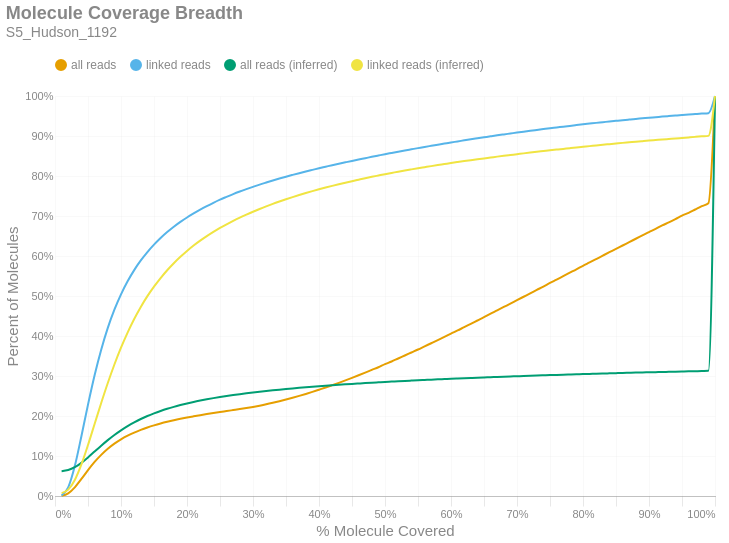

The notebook cell this image was saved under:
### Markdown cell above
### Molecule Read Coverage
This chart shows molecule coverage breadth as computed by the number of bases aligned to that molecule. In other words, "*how much of each unique long molecule is actually sequenced/aligned?*" Keep in mind there is a distinction between sequences and alignments, since some sequences belonging to a particular molecule may not align well and wouldn't appear in the alignment data. This chart also shows molecule coverage breadth as computed by the *inferred fragment* from which the aligned sequences originate. Unlike read coverage, this calculation takes into account the total insert size, including unsequenced gaps between the forward and reverse reads. Like the previous figures, these are cumulative percents.

### Code cell
if SKIPLR:
    print_html(f"Skipped")
else:
    binned_df = consolidated_hist(valids['coverage_bp'], mask, 0.01, True)
    binned_df_inf = consolidated_hist(valids['coverage_inserts'], mask, 0.01, True)
    binned_df = binned_df.with_columns(pl.lit(binned_df_inf['all reads (cumsum)']).alias('all reads (inferred)'))
    binned_df = binned_df.with_columns(pl.lit(binned_df_inf['linked reads (cumsum)']).alias('linked reads (inferred)'))
    binned_df = binned_df.with_columns(
        (pl.col('bin').cast(pl.Float64) + 0.01).alias('right_edge')
    )

    with SafeRender(binned_df):
        (
            density_plot(binned_df, 'Molecule Coverage Breadth', samplename, 'molcov', ['all reads (inferred)','linked reads (inferred)'])
            .encode(
                #x=alt.X('bin:Q', title="% Molecule Covered").axis(format = '%').scale(padding=0),
                x=alt.X('right_edge:Q', title="% Molecule Covered").axis(format='%').scale(padding=0),
                y=alt.Y('value:Q', title='Percent of Molecules')
                    .axis(format='%')
                    .stack(False)
                    .scale(domainMin=0, padding=0),
                color=alt.Color("key:N").scale(domain = ["all reads", "linked reads", "all reads (inferred)", "linked reads (inferred)"]),
                tooltip = [
                    alt.Tooltip("key:N", title = "Data Type"),
                    alt.Tooltip("range_label:N", title="% Molecule Covered"),
                    alt.Tooltip("value:Q", format = ".2%", title="% Molecules")
                ]
            )
        ).display()

### Figure 1 — Vega-Lite specification as saved in the notebook (floating-point values rounded to 4 significant figures)
{"width": "container", "height": 400, "config": {"title": {"anchor": "start", "dy": -15, "fontSize": 18, "color": "#888888", "subtitleColor": "#888888", "subtitleFontSize": 14}, "arc": {"fill": "#0072B2"}, "axis": {"domainColor": "#888888", "domainWidth": 0.5, "gridWidth": 0.2, "grid": false, "titleFontWeight": 400, "titleFontSize": 15, "labelFontSize": 11, "labelColor": "#888888", "tickColor": "#888888", "tickWidth": 0.2, "titleColor": "#888888"}, "axisBand": {"grid": false}, "axisX": {"grid": true, "tickSize": 10, "domainCap": "round"}, "axisY": {"domain": false, "grid": true, "tickSize": 0, "domainCap": "round"}, "background": "transparent", "header": {"labelFontSize": 15, "labelColor": "#888888", "titleFontSize": 15, "titleFontWeight": 600, "titleColor": "#888888"}, "legend": {"labelFont": "sans-serif", "labelFontSize": 12, "labelColor": "#888888", "symbolSize": 100, "symbolType": "circle", "titleFontSize": 12, "titlePadding": 10, "titleColor": "#888888", "title": null, "orient": "top"}, "range": {"category": ["#E69F00", "#56B4E9", "#009E73", "#F0E442", "#0072B2", "#D55E00", "#CC79A7", "#000000"], "diverging": ["#cfe8f3", "#a2d4ec", "#73bfe2", "#46abdb", "#1696d2", "#12719e"]}, "area": {"fill": "#0072B2", "fillOpacity": 0.7, "line": true, "strokeOpacity": 0.7}, "line": {"color": "#0072B2", "stroke": "#0072B2", "strokeWidth": 2}, "trail": {"color": "#0072B2", "stroke": "#0072B2", "strokeWidth": 0, "size": 1}, "point": {"filled": true, "fillOpacity": 1.0, "size": 95}, "text": {"color": "#888888", "fontSize": 11, "align": "right", "fontWeight": 400, "size": 11}, "bar": {"fill": "#0072B2", "stroke": null}, "view": {"stroke": null, "continuousWidth": 660, "continuousHeight": 400}}, "data": {"name": "data-ea80ce934939251737500d7de254992c"}, "mark": {"type": "line", "interpolate": "monotone", "point": {"opacity": 0, "size": 275}}, "encoding": {"color": {"field": "key", "scale": {"domain": ["all reads", "linked reads", "all reads (inferred)", "linked reads (inferred)"]}, "type": "nominal"}, "tooltip": [{"field": "key", "title": "Data Type", "type": "nominal"}, {"field": "range_label", "title": "% Molecule Covered", "type": "nominal"}, {"field": "value", "format": ".2%", "title": "% Molecules", "type": "quantitative"}], "x": {"axis": {"format": "%"}, "field": "right_edge", "scale": {"padding": 0}, "title": "% Molecule Covered", "type": "quantitative"}, "y": {"axis": {"format": "%"}, "field": "value", "scale": {"domainMin": 0, "padding": 0}, "stack": false, "title": "Percent of Molecules", "type": "quantitative"}}, "params": [{"name": "param_c36ac31b6afebe62", "select": {"type": "point", "fields": ["key"]}, "bind": "legend"}], "title": {"text": "Molecule Coverage Breadth", "subtitle": "S5_Hudson_1192"}, "transform": [{"fold": ["all reads (cumsum)", "linked reads (cumsum)", "all reads (inferred)", "linked reads (inferred)"]}, {"calculate": "replace(datum.key, ' (cumsum)', '')", "as": "key"}, {"filter": {"param": "param_c36ac31b6afebe62"}}], "usermeta": {"embedOptions": {"downloadFileName": "S5_Hudson_1192.molcov"}}, "$schema": "https://vega.github.io/schema/vega-lite/v6.1.0.json", "datasets": {"data-ea80ce934939251737500d7de254992c": [{"bin": "0.0", "interval": "0.0-0.01", "all reads": 0.0004972, "linked reads": 0.001246, "all reads (cumsum)": 0.0004972, "linked reads (cumsum)": 0.001246, "range_label": "0.0-0.01", "all reads (inferred)": 0.06213, "linked reads (inferred)": 0.007233, "right_edge": 0.01}, {"bin": "0.01", "interval": "0.01-0.02", "all reads": 0.005989, "linked reads": 0.02036, "all reads (cumsum)": 0.006486, "linked reads (cumsum)": 0.02161, "range_label": "0.01-0.02", "all reads (inferred)": 0.06487, "linked reads (inferred)": 0.01588, "right_edge": 0.02}, {"bin": "0.02", "interval": "0.02-0.03", "all reads": 0.01516, "linked reads": 0.0534, "all reads (cumsum)": 0.02165, "linked reads (cumsum)": 0.075, "range_label": "0.02-0.03", "all reads (inferred)": 0.07189, "linked reads (inferred)": 0.04006, "right_edge": 0.03}, {"bin": "0.03", "interval": "0.03-0.04", "all reads": 0.02095, "linked reads": 0.07457, "all reads (cumsum)": 0.0426, "linked reads (cumsum)": 0.1496, "range_label": "0.03-0.04", "all reads (inferred)": 0.08292, "linked reads (inferred)": 0.07902, "right_edge": 0.04}, {"bin": "0.04", "interval": "0.04-0.05", "all reads": 0.02206, "linked reads": 0.07894, "all reads (cumsum)": 0.06466, "linked reads (cumsum)": 0.2285, "range_label": "0.04-0.05", "all reads (inferred)": 0.09652, "linked reads (inferred)": 0.1274, "right_edge": 0.05}, {"bin": "0.05", "interval": "0.05-0.06", "all reads": 0.02048, "linked reads": 0.07338, "all reads (cumsum)": 0.08514, "linked reads (cumsum)": 0.3019, "range_label": "0.05-0.06", "all reads (inferred)": 0.1112, "linked reads (inferred)": 0.18, "right_edge": 0.06}, {"bin": "0.06", "interval": "0.06-0.07", "all reads": 0.01774, "linked reads": 0.06364, "all reads (cumsum)": 0.1029, "linked reads (cumsum)": 0.3655, "range_label": "0.06-0.07", "all reads (inferred)": 0.1258, "linked reads (inferred)": 0.2326, "right_edge": 0.07}, {"bin": "0.07", "interval": "0.07-0.08", "all reads": 0.01521, "linked reads": 0.05463, "all reads (cumsum)": 0.1181, "linked reads (cumsum)": 0.4202, "range_label": "0.07-0.08", "all reads (inferred)": 0.1397, "linked reads (inferred)": 0.2824, "right_edge": 0.08}, {"bin": "0.08", "interval": "0.08-0.09", "all reads": 0.01271, "linked reads": 0.04554, "all reads (cumsum)": 0.1308, "linked reads (cumsum)": 0.4657, "range_label": "0.08-0.09", "all reads (inferred)": 0.1525, "linked reads (inferred)": 0.3288, "right_edge": 0.09}, {"bin": "0.09", "interval": "0.09-0.1", "all reads": 0.01076, "linked reads": 0.03845, "all reads (cumsum)": 0.1416, "linked reads (cumsum)": 0.5041, "range_label": "0.09-0.1", "all reads (inferred)": 0.1642, "linked reads (inferred)": 0.3708, "right_edge": 0.1}, {"bin": "0.1", "interval": "0.1-0.11", "all reads": 0.009165, "linked reads": 0.03264, "all reads (cumsum)": 0.1507, "linked reads (cumsum)": 0.5368, "range_label": "0.1-0.11", "all reads (inferred)": 0.1747, "linked reads (inferred)": 0.4085, "right_edge": 0.11}, {"bin": "0.11", "interval": "0.11-0.12", "all reads": 0.007852, "linked reads": 0.02794, "all reads (cumsum)": 0.1586, "linked reads (cumsum)": 0.5647, "range_label": "0.11-0.12", "all reads (inferred)": 0.1841, "linked reads (inferred)": 0.4425, "right_edge": 0.12}, {"bin": "0.12", "interval": "0.12-0.13", "all reads": 0.006774, "linked reads": 0.02411, "all reads (cumsum)": 0.1654, "linked reads (cumsum)": 0.5888, "range_label": "0.12-0.13", "all reads (inferred)": 0.1925, "linked reads (inferred)": 0.4726, "right_edge": 0.13}, {"bin": "0.13", "interval": "0.13-0.14", "all reads": 0.005928, "linked reads": 0.02102, "all reads (cumsum)": 0.1713, "linked reads (cumsum)": 0.6099, "range_label": "0.13-0.14", "all reads (inferred)": 0.2, "linked reads (inferred)": 0.4996, "right_edge": 0.14}, {"bin": "0.14", "interval": "0.14-0.15", "all reads": 0.005246, "linked reads": 0.01853, "all reads (cumsum)": 0.1765, "linked reads (cumsum)": 0.6284, "range_label": "0.14-0.15", "all reads (inferred)": 0.2066, "linked reads (inferred)": 0.5234, "right_edge": 0.15}, {"bin": "0.15", "interval": "0.15-0.16", "all reads": 0.004709, "linked reads": 0.01654, "all reads (cumsum)": 0.1812, "linked reads (cumsum)": 0.6449, "range_label": "0.15-0.16", "all reads (inferred)": 0.2125, "linked reads (inferred)": 0.5448, "right_edge": 0.16}, {"bin": "0.16", "interval": "0.16-0.17", "all reads": 0.004253, "linked reads": 0.01482, "all reads (cumsum)": 0.1855, "linked reads (cumsum)": 0.6597, "range_label": "0.16-0.17", "all reads (inferred)": 0.2179, "linked reads (inferred)": 0.5644, "right_edge": 0.17}, {"bin": "0.17", "interval": "0.17-0.18", "all reads": 0.003877, "linked reads": 0.01341, "all reads (cumsum)": 0.1894, "linked reads (cumsum)": 0.6731, "range_label": "0.17-0.18", "all reads (inferred)": 0.2228, "linked reads (inferred)": 0.582, "right_edge": 0.18}, {"bin": "0.18", "interval": "0.18-0.19", "all reads": 0.003545, "linked reads": 0.01209, "all reads (cumsum)": 0.1929, "linked reads (cumsum)": 0.6852, "range_label": "0.18-0.19", "all reads (inferred)": 0.2273, "linked reads (inferred)": 0.5979, "right_edge": 0.19}, {"bin": "0.19", "interval": "0.19-0.2", "all reads": 0.003265, "linked reads": 0.01101, "all reads (cumsum)": 0.1962, "linked reads (cumsum)": 0.6962, "range_label": "0.19-0.2", "all reads (inferred)": 0.2314, "linked reads (inferred)": 0.6127, "right_edge": 0.2}, {"bin": "0.2", "interval": "0.2-0.21", "all reads": 0.003018, "linked reads": 0.01006, "all reads (cumsum)": 0.1992, "linked reads (cumsum)": 0.7063, "range_label": "0.2-0.21", "all reads (inferred)": 0.2351, "linked reads (inferred)": 0.6261, "right_edge": 0.21}, {"bin": "0.21", "interval": "0.21-0.22", "all reads": 0.002912, "linked reads": 0.009539, "all reads (cumsum)": 0.2021, "linked reads (cumsum)": 0.7158, "range_label": "0.21-0.22", "all reads (inferred)": 0.2385, "linked reads (inferred)": 0.6383, "right_edge": 0.22}, {"bin": "0.22", "interval": "0.22-0.23", "all reads": 0.002745, "linked reads": 0.008851, "all reads (cumsum)": 0.2049, "linked reads (cumsum)": 0.7247, "range_label": "0.22-0.23", "all reads (inferred)": 0.2417, "linked reads (inferred)": 0.6496, "right_edge": 0.23}, {"bin": "0.23", "interval": "0.23-0.24", "all reads": 0.002635, "linked reads": 0.008315, "all reads (cumsum)": 0.2075, "linked reads (cumsum)": 0.733, "range_label": "0.23-0.24", "all reads (inferred)": 0.2447, "linked reads (inferred)": 0.6602, "right_edge": 0.24}, {"bin": "0.24", "interval": "0.24-0.25", "all reads": 0.00253, "linked reads": 0.007809, "all reads (cumsum)": 0.21, "linked reads (cumsum)": 0.7408, "range_label": "0.24-0.25", "all reads (inferred)": 0.2474, "linked reads (inferred)": 0.67, "right_edge": 0.25}, {"bin": "0.25", "interval": "0.25-0.26", "all reads": 0.002369, "linked reads": 0.00705, "all reads (cumsum)": 0.2124, "linked reads (cumsum)": 0.7479, "range_label": "0.25-0.26", "all reads (inferred)": 0.2499, "linked reads (inferred)": 0.6791, "right_edge": 0.26}, {"bin": "0.26", "interval": "0.26-0.27", "all reads": 0.002417, "linked reads": 0.006896, "all reads (cumsum)": 0.2148, "linked reads (cumsum)": 0.7548, "range_label": "0.26-0.27", "all reads (inferred)": 0.2523, "linked reads (inferred)": 0.6877, "right_edge": 0.27}, {"bin": "0.27", "interval": "0.27-0.28", "all reads": 0.002422, "linked reads": 0.006408, "all reads (cumsum)": 0.2172, "linked reads (cumsum)": 0.7612, "range_label": "0.27-0.28", "all reads (inferred)": 0.2546, "linked reads (inferred)": 0.6959, "right_edge": 0.28}, {"bin": "0.28", "interval": "0.28-0.29", "all reads": 0.0026, "linked reads": 0.006048, "all reads (cumsum)": 0.2198, "linked reads (cumsum)": 0.7672, "range_label": "0.28-0.29", "all reads (inferred)": 0.2568, "linked reads (inferred)": 0.7035, "right_edge": 0.29}, {"bin": "0.29", "interval": "0.29-0.3", "all reads": 0.002858, "linked reads": 0.005729, "all reads (cumsum)": 0.2227, "linked reads (cumsum)": 0.7729, "range_label": "0.29-0.3", "all reads (inferred)": 0.2588, "linked reads (inferred)": 0.7107, "right_edge": 0.3}, {"bin": "0.3", "interval": "0.3-0.31", "all reads": 0.003151, "linked reads": 0.005606, "all reads (cumsum)": 0.2258, "linked reads (cumsum)": 0.7786, "range_label": "0.3-0.31", "all reads (inferred)": 0.2607, "linked reads (inferred)": 0.7175, "right_edge": 0.31}, {"bin": "0.31", "interval": "0.31-0.32", "all reads": 0.003396, "linked reads": 0.005174, "all reads (cumsum)": 0.2292, "linked reads (cumsum)": 0.7837, "range_label": "0.31-0.32", "all reads (inferred)": 0.2625, "linked reads (inferred)": 0.7241, "right_edge": 0.32}, {"bin": "0.32", "interval": "0.32-0.33", "all reads": 0.003736, "linked reads": 0.005029, "all reads (cumsum)": 0.233, "linked reads (cumsum)": 0.7888, "range_label": "0.32-0.33", "all reads (inferred)": 0.2643, "linked reads (inferred)": 0.7303, "right_edge": 0.33}, {"bin": "0.33", "interval": "0.33-0.34", "all reads": 0.003981, "linked reads": 0.004847, "all reads (cumsum)": 0.237, "linked reads (cumsum)": 0.7936, "range_label": "0.33-0.34", "all reads (inferred)": 0.2659, "linked reads (inferred)": 0.7362, "right_edge": 0.34}, {"bin": "0.34", "interval": "0.34-0.35", "all reads": 0.004196, "linked reads": 0.004737, "all reads (cumsum)": 0.2412, "linked reads (cumsum)": 0.7983, "range_label": "0.34-0.35", "all reads (inferred)": 0.2675, "linked reads (inferred)": 0.7418, "right_edge": 0.35}, {"bin": "0.35", "interval": "0.35-0.36", "all reads": 0.004414, "linked reads": 0.004436, "all reads (cumsum)": 0.2456, "linked reads (cumsum)": 0.8028, "range_label": "0.35-0.36", "all reads (inferred)": 0.269, "linked reads (inferred)": 0.7473, "right_edge": 0.36}, {"bin": "0.36", "interval": "0.36-0.37", "all reads": 0.004698, "linked reads": 0.00431, "all reads (cumsum)": 0.2503, "linked reads (cumsum)": 0.8071, "range_label": "0.36-0.37", "all reads (inferred)": 0.2705, "linked reads (inferred)": 0.7524, "right_edge": 0.37}, {"bin": "0.37", "interval": "0.37-0.38", "all reads": 0.004913, "linked reads": 0.004169, "all reads (cumsum)": 0.2552, "linked reads (cumsum)": 0.8113, "range_label": "0.37-0.38", "all reads (inferred)": 0.2719, "linked reads (inferred)": 0.7574, "right_edge": 0.38}, {"bin": "0.38", "interval": "0.38-0.39", "all reads": 0.005129, "linked reads": 0.004085, "all reads (cumsum)": 0.2603, "linked reads (cumsum)": 0.8153, "range_label": "0.38-0.39", "all reads (inferred)": 0.2732, "linked reads (inferred)": 0.7622, "right_edge": 0.39}, {"bin": "0.39", "interval": "0.39-0.4", "all reads": 0.005453, "linked reads": 0.00407, "all reads (cumsum)": 0.2658, "linked reads (cumsum)": 0.8194, "range_label": "0.39-0.4", "all reads (inferred)": 0.2745, "linked reads (inferred)": 0.7667, "right_edge": 0.4}, {"bin": "0.4", "interval": "0.4-0.41", "all reads": 0.005509, "linked reads": 0.003772, "all reads (cumsum)": 0.2713, "linked reads (cumsum)": 0.8232, "range_label": "0.4-0.41", "all reads (inferred)": 0.2757, "linked reads (inferred)": 0.7711, "right_edge": 0.41}, {"bin": "0.41", "interval": "0.41-0.42", "all reads": 0.005786, "linked reads": 0.003806, "all reads (cumsum)": 0.2771, "linked reads (cumsum)": 0.827, "range_label": "0.41-0.42", "all reads (inferred)": 0.2769, "linked reads (inferred)": 0.7752, "right_edge": 0.42}, {"bin": "0.42", "interval": "0.42-0.43", "all reads": 0.005888, "linked reads": 0.003586, "all reads (cumsum)": 0.2829, "linked reads (cumsum)": 0.8306, "range_label": "0.42-0.43", "all reads (inferred)": 0.278, "linked reads (inferred)": 0.7793, "right_edge": 0.43}, {"bin": "0.43", "interval": "0.43-0.44", "all reads": 0.006063, "linked reads": 0.003589, "all reads (cumsum)": 0.289, "linked reads (cumsum)": 0.8342, "range_label": "0.43-0.44", "all reads (inferred)": 0.2791, "linked reads (inferred)": 0.7832, "right_edge": 0.44}, {"bin": "0.44", "interval": "0.44-0.45", "all reads": 0.006332, "linked reads": 0.00355, "all reads (cumsum)": 0.2953, "linked reads (cumsum)": 0.8377, "range_label": "0.44-0.45", "all reads (inferred)": 0.2802, "linked reads (inferred)": 0.7871, "right_edge": 0.45}, {"bin": "0.45", "interval": "0.45-0.46", "all reads": 0.006467, "linked reads": 0.003444, "all reads (cumsum)": 0.3018, "linked reads (cumsum)": 0.8412, "range_label": "0.45-0.46", "all reads (inferred)": 0.2813, "linked reads (inferred)": 0.7908, "right_edge": 0.46}, {"bin": "0.46", "interval": "0.46-0.47", "all reads": 0.006605, "linked reads": 0.003374, "all reads (cumsum)": 0.3084, "linked reads (cumsum)": 0.8445, "range_label": "0.46-0.47", "all reads (inferred)": 0.2823, "linked reads (inferred)": 0.7944, "right_edge": 0.47}, {"bin": "0.47", "interval": "0.47-0.48", "all reads": 0.006843, "linked reads": 0.003403, "all reads (cumsum)": 0.3153, "linked reads (cumsum)": 0.8479, "range_label": "0.47-0.48", "all reads (inferred)": 0.2833, "linked reads (inferred)": 0.7979, "right_edge": 0.48}, {"bin": "0.48", "interval": "0.48-0.49", "all reads": 0.006721, "linked reads": 0.003329, "all reads (cumsum)": 0.322, "linked reads (cumsum)": 0.8513, "range_label": "0.48-0.49", "all reads (inferred)": 0.2842, "linked reads (inferred)": 0.8012, "right_edge": 0.49}, {"bin": "0.49", "interval": "0.49-0.5", "all reads": 0.007576, "linked reads": 0.003303, "all reads (cumsum)": 0.3296, "linked reads (cumsum)": 0.8546, "range_label": "0.49-0.5", "all reads (inferred)": 0.2852, "linked reads (inferred)": 0.8046, "right_edge": 0.5}, {"bin": "0.5", "interval": "0.5-0.51", "all reads": 0.006677, "linked reads": 0.003097, "all reads (cumsum)": 0.3362, "linked reads (cumsum)": 0.8577, "range_label": "0.5-0.51", "all reads (inferred)": 0.286, "linked reads (inferred)": 0.8076, "right_edge": 0.51}, {"bin": "0.51", "interval": "0.51-0.52", "all reads": 0.007607, "linked reads": 0.003086, "all reads (cumsum)": 0.3438, "linked reads (cumsum)": 0.8607, "range_label": "0.51-0.52", "all reads (inferred)": 0.2869, "linked reads (inferred)": 0.8108, "right_edge": 0.52}, {"bin": "0.52", "interval": "0.52-0.53", "all reads": 0.007361, "linked reads": 0.003054, "all reads (cumsum)": 0.3512, "linked reads (cumsum)": 0.8638, "range_label": "0.52-0.53", "all reads (inferred)": 0.2878, "linked reads (inferred)": 0.8137, "right_edge": 0.53}, {"bin": "0.53", "interval": "0.53-0.54", "all reads": 0.007531, "linked reads": 0.002941, "all reads (cumsum)": 0.3587, "linked reads (cumsum)": 0.8667, "range_label": "0.53-0.54", "all reads (inferred)": 0.2886, "linked reads (inferred)": 0.8166, "right_edge": 0.54}, {"bin": "0.54", "interval": "0.54-0.55", "all reads": 0.007489, "linked reads": 0.002941, "all reads (cumsum)": 0.3662, "linked reads (cumsum)": 0.8697, "range_label": "0.54-0.55", "all reads (inferred)": 0.2894, "linked reads (inferred)": 0.8193, "right_edge": 0.55}, {"bin": "0.55", "interval": "0.55-0.56", "all reads": 0.007864, "linked reads": 0.002952, "all reads (cumsum)": 0.3741, "linked reads (cumsum)": 0.8726, "range_label": "0.55-0.56", "all reads (inferred)": 0.2901, "linked reads (inferred)": 0.822, "right_edge": 0.56}, {"bin": "0.56", "interval": "0.56-0.57", "all reads": 0.007813, "linked reads": 0.002852, "all reads (cumsum)": 0.3819, "linked reads (cumsum)": 0.8755, "range_label": "0.56-0.57", "all reads (inferred)": 0.2909, "linked reads (inferred)": 0.8247, "right_edge": 0.57}, {"bin": "0.57", "interval": "0.57-0.58", "all reads": 0.007858, "linked reads": 0.002838, "all reads (cumsum)": 0.3898, "linked reads (cumsum)": 0.8783, "range_label": "0.57-0.58", "all reads (inferred)": 0.2916, "linked reads (inferred)": 0.8273, "right_edge": 0.58}, {"bin": "0.58", "interval": "0.58-0.59", "all reads": 0.008019, "linked reads": 0.002749, "all reads (cumsum)": 0.3978, "linked reads (cumsum)": 0.8811, "range_label": "0.58-0.59", "all reads (inferred)": 0.2924, "linked reads (inferred)": 0.8299, "right_edge": 0.59}, {"bin": "0.59", "interval": "0.59-0.6", "all reads": 0.008198, "linked reads": 0.002763, "all reads (cumsum)": 0.406, "linked reads (cumsum)": 0.8838, "range_label": "0.59-0.6", "all reads (inferred)": 0.2931, "linked reads (inferred)": 0.8325, "right_edge": 0.6}, {"bin": "0.6", "interval": "0.6-0.61", "all reads": 0.007894, "linked reads": 0.002611, "all reads (cumsum)": 0.4139, "linked reads (cumsum)": 0.8864, "range_label": "0.6-0.61", "all reads (inferred)": 0.2938, "linked reads (inferred)": 0.8349, "right_edge": 0.61}, {"bin": "0.61", "interval": "0.61-0.62", "all reads": 0.008333, "linked reads": 0.002673, "all reads (cumsum)": 0.4222, "linked reads (cumsum)": 0.8891, "range_label": "0.61-0.62", "all reads (inferred)": 0.2945, "linked reads (inferred)": 0.8372, "right_edge": 0.62}, {"bin": "0.62", "interval": "0.62-0.63", "all reads": 0.008204, "linked reads": 0.002613, "all reads (cumsum)": 0.4304, "linked reads (cumsum)": 0.8917, "range_label": "0.62-0.63", "all reads (inferred)": 0.2951, "linked reads (inferred)": 0.8395, "right_edge": 0.63}, {"bin": "0.63", "interval": "0.63-0.64", "all reads": 0.008308, "linked reads": 0.00249, "all reads (cumsum)": 0.4387, "linked reads (cumsum)": 0.8942, "range_label": "0.63-0.64", "all reads (inferred)": 0.2958, "linked reads (inferred)": 0.8418, "right_edge": 0.64}, {"bin": "0.64", "interval": "0.64-0.65", "all reads": 0.008284, "linked reads": 0.002478, "all reads (cumsum)": 0.447, "linked reads (cumsum)": 0.8967, "range_label": "0.64-0.65", "all reads (inferred)": 0.2964, "linked reads (inferred)": 0.844, "right_edge": 0.65}, {"bin": "0.65", "interval": "0.65-0.66", "all reads": 0.008728, "linked reads": 0.00249, "all reads (cumsum)": 0.4557, "linked reads (cumsum)": 0.8992, "range_label": "0.65-0.66", "all reads (inferred)": 0.297, "linked reads (inferred)": 0.8462, "right_edge": 0.66}, {"bin": "0.66", "interval": "0.66-0.67", "all reads": 0.008329, "linked reads": 0.002442, "all reads (cumsum)": 0.4641, "linked reads (cumsum)": 0.9016, "range_label": "0.66-0.67", "all reads (inferred)": 0.2977, "linked reads (inferred)": 0.8484, "right_edge": 0.67}, {"bin": "0.67", "interval": "0.67-0.68", "all reads": 0.008518, "linked reads": 0.002322, "all reads (cumsum)": 0.4726, "linked reads (cumsum)": 0.904, "range_label": "0.67-0.68", "all reads (inferred)": 0.2983, "linked reads (inferred)": 0.8505, "right_edge": 0.68}, {"bin": "0.68", "interval": "0.68-0.69", "all reads": 0.008435, "linked reads": 0.002286, "all reads (cumsum)": 0.481, "linked reads (cumsum)": 0.9062, "range_label": "0.68-0.69", "all reads (inferred)": 0.2989, "linked reads (inferred)": 0.8525, "right_edge": 0.69}, {"bin": "0.69", "interval": "0.69-0.7", "all reads": 0.008642, "linked reads": 0.002299, "all reads (cumsum)": 0.4896, "linked reads (cumsum)": 0.9085, "range_label": "0.69-0.7", "all reads (inferred)": 0.2994, "linked reads (inferred)": 0.8545, "right_edge": 0.7}, {"bin": "0.7", "interval": "0.7-0.71", "all reads": 0.008468, "linked reads": 0.002252, "all reads (cumsum)": 0.4981, "linked reads (cumsum)": 0.9108, "range_label": "0.7-0.71", "all reads (inferred)": 0.3, "linked reads (inferred)": 0.8566, "right_edge": 0.71}, {"bin": "0.71", "interval": "0.71-0.72", "all reads": 0.008451, "linked reads": 0.002203, "all reads (cumsum)": 0.5066, "linked reads (cumsum)": 0.913, "range_label": "0.71-0.72", "all reads (inferred)": 0.3006, "linked reads (inferred)": 0.8585, "right_edge": 0.72}, {"bin": "0.72", "interval": "0.72-0.73", "all reads": 0.008641, "linked reads": 0.002124, "all reads (cumsum)": 0.5152, "linked reads (cumsum)": 0.9151, "range_label": "0.72-0.73", "all reads (inferred)": 0.3011, "linked reads (inferred)": 0.8604, "right_edge": 0.73}, {"bin": "0.73", "interval": "0.73-0.74", "all reads": 0.008482, "linked reads": 0.002117, "all reads (cumsum)": 0.5237, "linked reads (cumsum)": 0.9172, "range_label": "0.73-0.74", "all reads (inferred)": 0.3017, "linked reads (inferred)": 0.8623, "right_edge": 0.74}, {"bin": "0.74", "interval": "0.74-0.75", "all reads": 0.008941, "linked reads": 0.002108, "all reads (cumsum)": 0.5326, "linked reads (cumsum)": 0.9193, "range_label": "0.74-0.75", "all reads (inferred)": 0.3022, "linked reads (inferred)": 0.8642, "right_edge": 0.75}, {"bin": "0.75", "interval": "0.75-0.76", "all reads": 0.008362, "linked reads": 0.001957, "all reads (cumsum)": 0.541, "linked reads (cumsum)": 0.9213, "range_label": "0.75-0.76", "all reads (inferred)": 0.3027, "linked reads (inferred)": 0.866, "right_edge": 0.76}, {"bin": "0.76", "interval": "0.76-0.77", "all reads": 0.008623, "linked reads": 0.002009, "all reads (cumsum)": 0.5496, "linked reads (cumsum)": 0.9233, "range_label": "0.76-0.77", "all reads (inferred)": 0.3032, "linked reads (inferred)": 0.8677, "right_edge": 0.77}, {"bin": "0.77", "interval": "0.77-0.78", "all reads": 0.008556, "linked reads": 0.001947, "all reads (cumsum)": 0.5582, "linked reads (cumsum)": 0.9253, "range_label": "0.77-0.78", "all reads (inferred)": 0.3038, "linked reads (inferred)": 0.8695, "right_edge": 0.78}, {"bin": "0.78", "interval": "0.78-0.79", "all reads": 0.008511, "linked reads": 0.001955, "all reads (cumsum)": 0.5667, "linked reads (cumsum)": 0.9272, "range_label": "0.78-0.79", "all reads (inferred)": 0.3043, "linked reads (inferred)": 0.8713, "right_edge": 0.79}, {"bin": "0.79", "interval": "0.79-0.8", "all reads": 0.008895, "linked reads": 0.001957, "all reads (cumsum)": 0.5756, "linked reads (cumsum)": 0.9292, "range_label": "0.79-0.8", "all reads (inferred)": 0.3048, "linked reads (inferred)": 0.873, "right_edge": 0.8}, {"bin": "0.8", "interval": "0.8-0.81", "all reads": 0.008271, "linked reads": 0.001807, "all reads (cumsum)": 0.5838, "linked reads (cumsum)": 0.931, "range_label": "0.8-0.81", "all reads (inferred)": 0.3053, "linked reads (inferred)": 0.8747, "right_edge": 0.81}, {"bin": "0.81", "interval": "0.81-0.82", "all reads": 0.008493, "linked reads": 0.00182, "all reads (cumsum)": 0.5923, "linked reads (cumsum)": 0.9328, "range_label": "0.81-0.82", "all reads (inferred)": 0.3057, "linked reads (inferred)": 0.8764, "right_edge": 0.82}, {"bin": "0.82", "interval": "0.82-0.83", "all reads": 0.008597, "linked reads": 0.00172, "all reads (cumsum)": 0.6009, "linked reads (cumsum)": 0.9345, "range_label": "0.82-0.83", "all reads (inferred)": 0.3062, "linked reads (inferred)": 0.8781, "right_edge": 0.83}, {"bin": "0.83", "interval": "0.83-0.84", "all reads": 0.00851, "linked reads": 0.001774, "all reads (cumsum)": 0.6094, "linked reads (cumsum)": 0.9363, "range_label": "0.83-0.84", "all reads (inferred)": 0.3067, "linked reads (inferred)": 0.8796, "right_edge": 0.84}, {"bin": "0.84", "interval": "0.84-0.85", "all reads": 0.008293, "linked reads": 0.001659, "all reads (cumsum)": 0.6177, "linked reads (cumsum)": 0.9379, "range_label": "0.84-0.85", "all reads (inferred)": 0.3071, "linked reads (inferred)": 0.8812, "right_edge": 0.85}, {"bin": "0.85", "interval": "0.85-0.86", "all reads": 0.008539, "linked reads": 0.001649, "all reads (cumsum)": 0.6263, "linked reads (cumsum)": 0.9396, "range_label": "0.85-0.86", "all reads (inferred)": 0.3076, "linked reads (inferred)": 0.8828, "right_edge": 0.86}, {"bin": "0.86", "interval": "0.86-0.87", "all reads": 0.008346, "linked reads": 0.001577, "all reads (cumsum)": 0.6346, "linked reads (cumsum)": 0.9412, "range_label": "0.86-0.87", "all reads (inferred)": 0.308, "linked reads (inferred)": 0.8843, "right_edge": 0.87}, {"bin": "0.87", "interval": "0.87-0.88", "all reads": 0.008512, "linked reads": 0.001556, "all reads (cumsum)": 0.6431, "linked reads (cumsum)": 0.9427, "range_label": "0.87-0.88", "all reads (inferred)": 0.3085, "linked reads (inferred)": 0.8857, "right_edge": 0.88}, {"bin": "0.88", "interval": "0.88-0.89", "all reads": 0.008317, "linked reads": 0.001474, "all reads (cumsum)": 0.6515, "linked reads (cumsum)": 0.9442, "range_label": "0.88-0.89", "all reads (inferred)": 0.3089, "linked reads (inferred)": 0.8872, "right_edge": 0.89}, {"bin": "0.89", "interval": "0.89-0.9", "all reads": 0.008426, "linked reads": 0.001522, "all reads (cumsum)": 0.6599, "linked reads (cumsum)": 0.9457, "range_label": "0.89-0.9", "all reads (inferred)": 0.3093, "linked reads (inferred)": 0.8886, "right_edge": 0.9}, {"bin": "0.9", "interval": "0.9-0.91", "all reads": 0.007764, "linked reads": 0.001365, "all reads (cumsum)": 0.6676, "linked reads (cumsum)": 0.9471, "range_label": "0.9-0.91", "all reads (inferred)": 0.3097, "linked reads (inferred)": 0.8899, "right_edge": 0.91}, {"bin": "0.91", "interval": "0.91-0.92", "all reads": 0.008831, "linked reads": 0.001442, "all reads (cumsum)": 0.6765, "linked reads (cumsum)": 0.9485, "range_label": "0.91-0.92", "all reads (inferred)": 0.3101, "linked reads (inferred)": 0.8913, "right_edge": 0.92}, {"bin": "0.92", "interval": "0.92-0.93", "all reads": 0.007498, "linked reads": 0.001335, "all reads (cumsum)": 0.684, "linked reads (cumsum)": 0.9499, "range_label": "0.92-0.93", "all reads (inferred)": 0.3104, "linked reads (inferred)": 0.8926, "right_edge": 0.93}, {"bin": "0.93", "interval": "0.93-0.94", "all reads": 0.008126, "linked reads": 0.0013, "all reads (cumsum)": 0.6921, "linked reads (cumsum)": 0.9512, "range_label": "0.93-0.94", "all reads (inferred)": 0.3108, "linked reads (inferred)": 0.8938, "right_edge": 0.94}, {"bin": "0.94", "interval": "0.94-0.95", "all reads": 0.008671, "linked reads": 0.001283, "all reads (cumsum)": 0.7008, "linked reads (cumsum)": 0.9525, "range_label": "0.94-0.95", "all reads (inferred)": 0.3112, "linked reads (inferred)": 0.8952, "right_edge": 0.95}, {"bin": "0.95", "interval": "0.95-0.96", "all reads": 0.007175, "linked reads": 0.001236, "all reads (cumsum)": 0.7079, "linked reads (cumsum)": 0.9537, "range_label": "0.95-0.96", "all reads (inferred)": 0.3116, "linked reads (inferred)": 0.8965, "right_edge": 0.96}, {"bin": "0.96", "interval": "0.96-0.97", "all reads": 0.008282, "linked reads": 0.001129, "all reads (cumsum)": 0.7162, "linked reads (cumsum)": 0.9548, "range_label": "0.96-0.97", "all reads (inferred)": 0.312, "linked reads (inferred)": 0.8978, "right_edge": 0.97}, {"bin": "0.97", "interval": "0.97-0.98", "all reads": 0.008264, "linked reads": 0.001141, "all reads (cumsum)": 0.7245, "linked reads (cumsum)": 0.956, "range_label": "0.97-0.98", "all reads (inferred)": 0.3124, "linked reads (inferred)": 0.8991, "right_edge": 0.98}, {"bin": "0.98", "interval": "0.98-0.99", "all reads": 0.007433, "linked reads": 0.001184, "all reads (cumsum)": 0.7319, "linked reads (cumsum)": 0.9571, "range_label": "0.98-0.99", "all reads (inferred)": 0.3128, "linked reads (inferred)": 0.9003, "right_edge": 0.99}, {"bin": "0.99", "interval": "0.99-1.0", "all reads": 0.2681, "linked reads": 0.04286, "all reads (cumsum)": 1.0, "linked reads (cumsum)": 1.0, "range_label": "0.99-1.0", "all reads (inferred)": 1.0, "linked reads (inferred)": 1.0, "right_edge": 1.0}]}}
